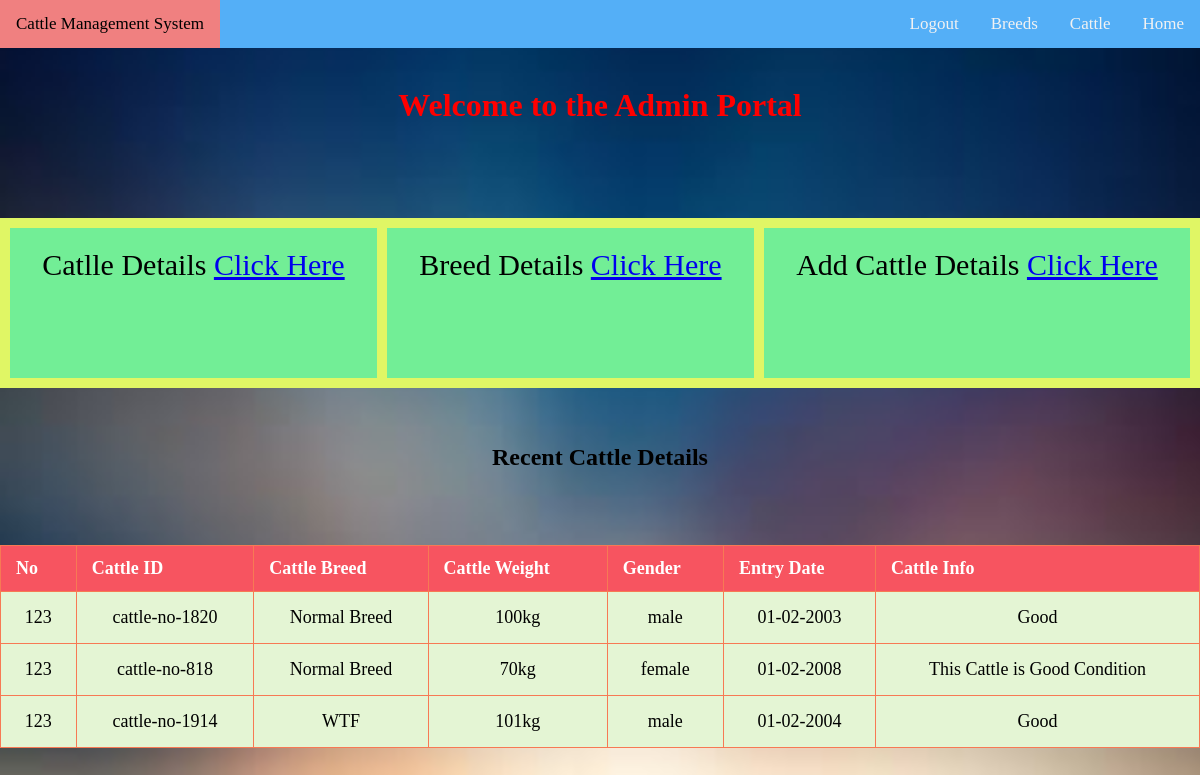
Screenshot of /dashboard.php (signed in) with the database file from the repository.
### tables this page shows
CREATE TABLE `breed` (
  `id` int(11) NOT NULL,
  `name` varchar(255) NOT NULL
);

CREATE TABLE `cattle` (
  `id` int(11) NOT NULL,
  `cattleno` varchar(255) NOT NULL,
  `breed_id` int(11) NOT NULL,
  `weight` varchar(10) NOT NULL,
  `img` varchar(255) NOT NULL,
  `gender` varchar(10) NOT NULL,
  `arrived` varchar(10) NOT NULL,
  `remark` text NOT NULL,
  `health_status` varchar(50) NOT NULL
);

### dashboard.php (the view, shortened to what this page needs)
<?php include 'setup.php'; ?>
<?php include 'topbar.php'; ?>
<!DOCTYPE html>
<html lang="en">
<head>
</head>
<body>
<div>   <center><h1>Welcome to the Admin Portal</h1><br><br><br></center>
</div>
<br>
<div class="grid-container">
  <div class="item1">
	  Catlle Details
  <a href="cattle.php">Click Here</a>
  </div>
  <div class="item2">Breed Details
  <a href="breed.php">Click Here</a>
  </div>
  <div class="item3">Add Cattle Details
  <a href="insert_cattle.php">Click Here</a>
  </div>
</div>
  <div>
	  <br><br>
 	<center><h2>Recent Cattle Details</h2><br><br><br></center>
 <div>
 	<table id="cattle">
 		<thead>
 			<tr>
 				<th>No</th>
 				<th>Cattle ID</th>
 				<th>Cattle Breed</th>
 				<th>Cattle Weight</th>
 				<th>Gender</th>
 				<th>Entry Date</th>
 				<th>Cattle Info</th>
 			</tr>
 		</thead>
 		<tbody>
 			<?php
               $qpi = $db->query("SELECT * FROM cattle ORDER BY id");
               $result = $qpi->fetchAll(PDO::FETCH_OBJ);
               $c = $qpi->rowCount();
               foreach ($result as $j) {
               	 $cattlename = $j->cattleno;
               	 $b_id = $j->breed_id;
               	 $weight = $j->weight;
               	 $gender = $j->gender;
               	 $remark = $j->remark;
               	 $arr = $j->arrived;
               	 $k = $db->query("SELECT * FROM breed WHERE id = '$b_id' ");
               	 $ks = $k->fetchAll(PDO::FETCH_OBJ);
               	 foreach ($ks as $r) {
               	 	$bname = $r->name;
               	 ?>
                  <tr>
                  	<td>
                  		<?php for ($i=1; $i <= $c ; $i++) {
                  			echo $i;
                  		} ?>
                  	</td>
                  	<td><?php echo $cattlename; ?></td>
                  	<td><?php echo $bname; ?></td>
                  	<td><?php echo $weight; ?></td>
                  	<td><?php echo $gender; ?></td>
                  	<td><?php echo $arr; ?></td>
                  	<td><?php echo $remark; ?></td>
                  </tr>
               	 <?php
                 }
              }
 			?>
 		</tbody>
 	</table>
 </div>
 <br><br>
 </div>
</body>
</html>

### topbar.php (style rules this page uses)
body { margin: 0; font-family: Times New Roman, sans-serif; }

### dashboard.php (style rules this page uses)
body { background-image: url("login_back.jpg"); height: 100%; background-position: center; background-repeat: no-repeat; background-size: cover; }
#cattle { font-family: Times New Roman, sans-serif; border-collapse: collapse; width: 100%; }
#cattle td, #cattle th { border: 1px solid #F77954; padding: 15px; }
#cattle th { padding-top: 12px; padding-bottom: 12px; text-align: left; background-color: #F75460; color: white; }
.grid-container { display: grid; grid: 150px / auto auto auto; grid-gap: 10px; background-color: #E0F665; padding: 10px; }
table { margin: 0 auto; font-size: large; border: 1px solid black; }
h1 { text-align: center; color: red; font-size: xx-large; font-family: 'Times New Roman'; }
td { background-color: #E4F5D4; border: 1px solid black; }
th, td { font-weight: bold; border: 1px solid black; padding: 10px; text-align: center; }
td { font-weight: lighter; }
.grid-container > div { background-color: #72EE96; text-align: center; padding: 20px 0; font-size: 30px; }

### rows the page displays
cattle: cattleno "cattle-no-1820", weight "100kg", gender "male", arrived "01-02-2003", remark "Good"
breed: name "Normal Breed"
cattle: cattleno "cattle-no-818", weight "70kg", gender "female", arrived "01-02-2008", remark "This Cattle is Good Condition"
cattle: cattleno "cattle-no-1914", weight "101kg", gender "male", arrived "01-02-2004", remark "Good"
breed: name "WTF"
